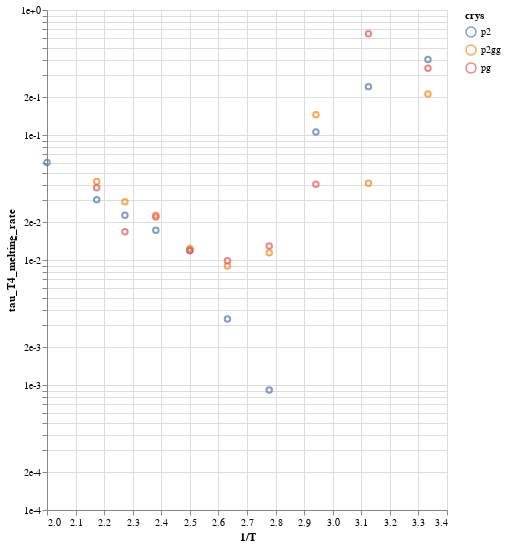

Notebook code for this chart:
### Code cell
c.mark_point(filled=False)

### Figure 1 — Vega-Lite specification as saved in the notebook (floating-point values rounded to 4 significant figures)
{"$schema": "https://vega.github.io/schema/vega-lite/v2.4.3.json", "config": {"view": {"height": 300, "width": 400}}, "data": {"values": [{"1/D": 31060000.0, "crys": "p2", "diffusion_constant": 1.222e-09, "inv_melting_rate": 343300000.0, "max_alpha_time": 11000000, "max_gamma_time": 3800000, "melting_rate": 2.912e-09, "pressure": "1.0", "tau_D04_hmean": 697400.0, "tau_D04_mean": 773900.0, "tau_D1_hmean": 209500000.0, "tau_D1_mean": 209600000.0, "tau_DL04_hmean": 164200000.0, "tau_DL04_mean": 164300000.0, "tau_F": 109000000.0, "tau_R1": 278800000.0, "tau_R2": 181800000.0, "tau_S": 31450000.0, "tau_T2_hmean": 209700000.0, "tau_T2_mean": 209700000.0, "tau_T3_hmean": 167100000.0, "tau_T3_mean": 167100000.0, "tau_T4_hmean": 138200000.0, "tau_T4_mean": 138200000.0, "tau_T4_melting_rate": 0.4026, "temperature": 0.3, "timescale_per_event": 2.484}, {"1/D": 31060000.0, "crys": "p2gg", "diffusion_constant": 1.222e-09, "inv_melting_rate": 650600000.0, "max_alpha_time": 11000000, "max_gamma_time": 3800000, "melting_rate": 1.537e-09, "pressure": "1.0", "tau_D04_hmean": 697400.0, "tau_D04_mean": 773900.0, "tau_D1_hmean": 209500000.0, "tau_D1_mean": 209600000.0, "tau_DL04_hmean": 164200000.0, "tau_DL04_mean": 164300000.0, "tau_F": 109000000.0, "tau_R1": 278800000.0, "tau_R2": 181800000.0, "tau_S": 31450000.0, "tau_T2_hmean": 209700000.0, "tau_T2_mean": 209700000.0, "tau_T3_hmean": 167100000.0, "tau_T3_mean": 167100000.0, "tau_T4_hmean": 138200000.0, "tau_T4_mean": 138200000.0, "tau_T4_melting_rate": 0.2125, "temperature": 0.3, "timescale_per_event": 4.706}, {"1/D": 31060000.0, "crys": "pg", "diffusion_constant": 1.222e-09, "inv_melting_rate": 403900000.0, "max_alpha_time": 11000000, "max_gamma_time": 3800000, "melting_rate": 2.476e-09, "pressure": "1.0", "tau_D04_hmean": 697400.0, "tau_D04_mean": 773900.0, "tau_D1_hmean": 209500000.0, "tau_D1_mean": 209600000.0, "tau_DL04_hmean": 164200000.0, "tau_DL04_mean": 164300000.0, "tau_F": 109000000.0, "tau_R1": 278800000.0, "tau_R2": 181800000.0, "tau_S": 31450000.0, "tau_T2_hmean": 209700000.0, "tau_T2_mean": 209700000.0, "tau_T3_hmean": 167100000.0, "tau_T3_mean": 167100000.0, "tau_T4_hmean": 138200000.0, "tau_T4_mean": 138200000.0, "tau_T4_melting_rate": 0.3423, "temperature": 0.3, "timescale_per_event": 2.922}, {"1/D": 10760000.0, "crys": "p2", "diffusion_constant": 9.922e-09, "inv_melting_rate": 248100000.0, "max_alpha_time": 970000, "max_gamma_time": 230000, "melting_rate": 4.03e-09, "pressure": "1.0", "tau_D04_hmean": 34460.0, "tau_D04_mean": 40810.0, "tau_D1_hmean": 53230000.0, "tau_D1_mean": 54410000.0, "tau_DL04_hmean": 42790000.0, "tau_DL04_mean": 43780000.0, "tau_F": 16100000.0, "tau_R1": 69380000.0, "tau_R2": 46000000.0, "tau_S": 2218000.0, "tau_T2_hmean": 109100000.0, "tau_T2_mean": 109300000.0, "tau_T3_hmean": 77460000.0, "tau_T3_mean": 77670000.0, "tau_T4_hmean": 60250000.0, "tau_T4_mean": 60480000.0, "tau_T4_melting_rate": 0.2437, "temperature": 0.32, "timescale_per_event": 4.103}, {"1/D": 10760000.0, "crys": "p2gg", "diffusion_constant": 9.922e-09, "inv_melting_rate": 1469000000.0, "max_alpha_time": 970000, "max_gamma_time": 230000, "melting_rate": -6.81e-10, "pressure": "1.0", "tau_D04_hmean": 34460.0, "tau_D04_mean": 40810.0, "tau_D1_hmean": 53230000.0, "tau_D1_mean": 54410000.0, "tau_DL04_hmean": 42790000.0, "tau_DL04_mean": 43780000.0, "tau_F": 16100000.0, "tau_R1": 69380000.0, "tau_R2": 46000000.0, "tau_S": 2218000.0, "tau_T2_hmean": 109100000.0, "tau_T2_mean": 109300000.0, "tau_T3_hmean": 77460000.0, "tau_T3_mean": 77670000.0, "tau_T4_hmean": 60250000.0, "tau_T4_mean": 60480000.0, "tau_T4_melting_rate": 0.04118, "temperature": 0.32, "timescale_per_event": 24.28}, {"1/D": 10760000.0, "crys": "pg", "diffusion_constant": 9.922e-09, "inv_melting_rate": 93540000.0, "max_alpha_time": 970000, "max_gamma_time": 230000, "melting_rate": -1.069e-08, "pressure": "1.0", "tau_D04_hmean": 34460.0, "tau_D04_mean": 40810.0, "tau_D1_hmean": 53230000.0, "tau_D1_mean": 54410000.0, "tau_DL04_hmean": 42790000.0, "tau_DL04_mean": 43780000.0, "tau_F": 16100000.0, "tau_R1": 69380000.0, "tau_R2": 46000000.0, "tau_S": 2218000.0, "tau_T2_hmean": 109100000.0, "tau_T2_mean": 109300000.0, "tau_T3_hmean": 77460000.0, "tau_T3_mean": 77670000.0, "tau_T4_hmean": 60250000.0, "tau_T4_mean": 60480000.0, "tau_T4_melting_rate": 0.6466, "temperature": 0.32, "timescale_per_event": 1.547}, {"1/D": 6469000.0, "crys": "p2", "diffusion_constant": 6.673e-08, "inv_melting_rate": 141900000.0, "max_alpha_time": 3000000, "max_gamma_time": 230000, "melting_rate": 7.046e-09, "pressure": "1.0", "tau_D04_hmean": 10820.0, "tau_D04_mean": 13020.0, "tau_D1_hmean": 13580000.0, "tau_D1_mean": 13730000.0, "tau_DL04_hmean": 11160000.0, "tau_DL04_mean": 11290000.0, "tau_F": 6261000.0, "tau_R1": 17110000.0, "tau_R2": 11170000.0, "tau_S": 1617000.0, "tau_T2_hmean": 27740000.0, "tau_T2_mean": 27770000.0, "tau_T3_hmean": 18850000.0, "tau_T3_mean": 18880000.0, "tau_T4_hmean": 14970000.0, "tau_T4_mean": 15020000.0, "tau_T4_melting_rate": 0.1058, "temperature": 0.34, "timescale_per_event": 9.451}, {"1/D": 6469000.0, "crys": "p2gg", "diffusion_constant": 6.673e-08, "inv_melting_rate": 103200000.0, "max_alpha_time": 3000000, "max_gamma_time": 230000, "melting_rate": 9.692e-09, "pressure": "1.0", "tau_D04_hmean": 10820.0, "tau_D04_mean": 13020.0, "tau_D1_hmean": 13580000.0, "tau_D1_mean": 13730000.0, "tau_DL04_hmean": 11160000.0, "tau_DL04_mean": 11290000.0, "tau_F": 6261000.0, "tau_R1": 17110000.0, "tau_R2": 11170000.0, "tau_S": 1617000.0, "tau_T2_hmean": 27740000.0, "tau_T2_mean": 27770000.0, "tau_T3_hmean": 18850000.0, "tau_T3_mean": 18880000.0, "tau_T4_hmean": 14970000.0, "tau_T4_mean": 15020000.0, "tau_T4_melting_rate": 0.1455, "temperature": 0.34, "timescale_per_event": 6.871}, {"1/D": 6469000.0, "crys": "pg", "diffusion_constant": 6.673e-08, "inv_melting_rate": 372700000.0, "max_alpha_time": 3000000, "max_gamma_time": 230000, "melting_rate": 2.683e-09, "pressure": "1.0", "tau_D04_hmean": 10820.0, "tau_D04_mean": 13020.0, "tau_D1_hmean": 13580000.0, "tau_D1_mean": 13730000.0, "tau_DL04_hmean": 11160000.0, "tau_DL04_mean": 11290000.0, "tau_F": 6261000.0, "tau_R1": 17110000.0, "tau_R2": 11170000.0, "tau_S": 1617000.0, "tau_T2_hmean": 27740000.0, "tau_T2_mean": 27770000.0, "tau_T3_hmean": 18850000.0, "tau_T3_mean": 18880000.0, "tau_T4_hmean": 14970000.0, "tau_T4_mean": 15020000.0, "tau_T4_melting_rate": 0.04029, "temperature": 0.34, "timescale_per_event": 24.82}, {"1/D": 4013000.0, "crys": "p2", "diffusion_constant": 3.484e-07, "inv_melting_rate": 3511000000.0, "max_alpha_time": 440000, "max_gamma_time": 57000, "melting_rate": 2.848e-10, "pressure": "1.0", "tau_D04_hmean": 2437.0, "tau_D04_mean": 2666.0, "tau_D1_hmean": 2645000.0, "tau_D1_mean": 2698000.0, "tau_DL04_hmean": 2222000.0, "tau_DL04_mean": 2274000.0, "tau_F": 1409000.0, "tau_R1": 5039000.0, "tau_R2": 3229000.0, "tau_S": 287500.0, "tau_T2_hmean": 6572000.0, "tau_T2_mean": 6586000.0, "tau_T3_hmean": 4300000.0, "tau_T3_mean": 4313000.0, "tau_T4_hmean": 3187000.0, "tau_T4_mean": 3197000.0, "tau_T4_melting_rate": 0.0009105, "temperature": 0.36, "timescale_per_event": 1098.0}, {"1/D": 4013000.0, "crys": "p2gg", "diffusion_constant": 3.484e-07, "inv_melting_rate": 279300000.0, "max_alpha_time": 440000, "max_gamma_time": 57000, "melting_rate": 3.581e-09, "pressure": "1.0", "tau_D04_hmean": 2437.0, "tau_D04_mean": 2666.0, "tau_D1_hmean": 2645000.0, "tau_D1_mean": 2698000.0, "tau_DL04_hmean": 2222000.0, "tau_DL04_mean": 2274000.0, "tau_F": 1409000.0, "tau_R1": 5039000.0, "tau_R2": 3229000.0, "tau_S": 287500.0, "tau_T2_hmean": 6572000.0, "tau_T2_mean": 6586000.0, "tau_T3_hmean": 4300000.0, "tau_T3_mean": 4313000.0, "tau_T4_hmean": 3187000.0, "tau_T4_mean": 3197000.0, "tau_T4_melting_rate": 0.01145, "temperature": 0.36, "timescale_per_event": 87.34}, {"1/D": 4013000.0, "crys": "pg", "diffusion_constant": 3.484e-07, "inv_melting_rate": 246900000.0, "max_alpha_time": 440000, "max_gamma_time": 57000, "melting_rate": 4.05e-09, "pressure": "1.0", "tau_D04_hmean": 2437.0, "tau_D04_mean": 2666.0, "tau_D1_hmean": 2645000.0, "tau_D1_mean": 2698000.0, "tau_DL04_hmean": 2222000.0, "tau_DL04_mean": 2274000.0, "tau_F": 1409000.0, "tau_R1": 5039000.0, "tau_R2": 3229000.0, "tau_S": 287500.0, "tau_T2_hmean": 6572000.0, "tau_T2_mean": 6586000.0, "tau_T3_hmean": 4300000.0, "tau_T3_mean": 4313000.0, "tau_T4_hmean": 3187000.0, "tau_T4_mean": 3197000.0, "tau_T4_melting_rate": 0.01295, "temperature": 0.36, "timescale_per_event": 77.22}, {"1/D": 2890000.0, "crys": "p2", "diffusion_constant": 1.155e-06, "inv_melting_rate": 246900000.0, "max_alpha_time": 110000, "max_gamma_time": 28000, "melting_rate": -4.051e-09, "pressure": "1.0", "tau_D04_hmean": 1223.0, "tau_D04_mean": 1261.0, "tau_D1_hmean": 473300.0, "tau_D1_mean": 518500.0, "tau_DL04_hmean": 393000.0, "tau_DL04_mean": 430000.0, "tau_F": 234700.0, "tau_R1": 1438000.0, "tau_R2": 709300.0, "tau_S": 39760.0, "tau_T2_hmean": 2067000.0, "tau_T2_mean": 2081000.0, "tau_T3_hmean": 1189000.0, "tau_T3_mean": 1212000.0, "tau_T4_hmean": 809100.0, "tau_T4_mean": 831900.0, "tau_T4_melting_rate": 0.00337, "temperature": 0.38, "timescale_per_event": 296.7}, {"1/D": 2890000.0, "crys": "p2gg", "diffusion_constant": 1.155e-06, "inv_melting_rate": 92830000.0, "max_alpha_time": 110000, "max_gamma_time": 28000, "melting_rate": -1.077e-08, "pressure": "1.0", "tau_D04_hmean": 1223.0, "tau_D04_mean": 1261.0, "tau_D1_hmean": 473300.0, "tau_D1_mean": 518500.0, "tau_DL04_hmean": 393000.0, "tau_DL04_mean": 430000.0, "tau_F": 234700.0, "tau_R1": 1438000.0, "tau_R2": 709300.0, "tau_S": 39760.0, "tau_T2_hmean": 2067000.0, "tau_T2_mean": 2081000.0, "tau_T3_hmean": 1189000.0, "tau_T3_mean": 1212000.0, "tau_T4_hmean": 809100.0, "tau_T4_mean": 831900.0, "tau_T4_melting_rate": 0.008962, "temperature": 0.38, "timescale_per_event": 111.6}, {"1/D": 2890000.0, "crys": "pg", "diffusion_constant": 1.155e-06, "inv_melting_rate": 84460000.0, "max_alpha_time": 110000, "max_gamma_time": 28000, "melting_rate": -1.184e-08, "pressure": "1.0", "tau_D04_hmean": 1223.0, "tau_D04_mean": 1261.0, "tau_D1_hmean": 473300.0, "tau_D1_mean": 518500.0, "tau_DL04_hmean": 393000.0, "tau_DL04_mean": 430000.0, "tau_F": 234700.0, "tau_R1": 1438000.0, "tau_R2": 709300.0, "tau_S": 39760.0, "tau_T2_hmean": 2067000.0, "tau_T2_mean": 2081000.0, "tau_T3_hmean": 1189000.0, "tau_T3_mean": 1212000.0, "tau_T4_hmean": 809100.0, "tau_T4_mean": 831900.0, "tau_T4_melting_rate": 0.00985, "temperature": 0.38, "timescale_per_event": 101.5}, {"1/D": 1890000.0, "crys": "p2", "diffusion_constant": 3.361e-06, "inv_melting_rate": 24860000.0, "max_alpha_time": 43000, "max_gamma_time": 9700, "melting_rate": -4.022e-08, "pressure": "1.0", "tau_D04_hmean": 866.8, "tau_D04_mean": 877.7, "tau_D1_hmean": 148000.0, "tau_D1_mean": 159300.0, "tau_DL04_hmean": 124400.0, "tau_DL04_mean": 134800.0, "tau_F": 64150.0, "tau_R1": 572300.0, "tau_R2": 258900.0, "tau_S": 10440.0, "tau_T2_hmean": 828900.0, "tau_T2_mean": 832800.0, "tau_T3_hmean": 448400.0, "tau_T3_mean": 452600.0, "tau_T4_hmean": 291800.0, "tau_T4_mean": 296200.0, "tau_T4_melting_rate": 0.01191, "temperature": 0.4, "timescale_per_event": 83.93}, {"1/D": 1890000.0, "crys": "p2gg", "diffusion_constant": 3.361e-06, "inv_melting_rate": 23950000.0, "max_alpha_time": 43000, "max_gamma_time": 9700, "melting_rate": -4.175e-08, "pressure": "1.0", "tau_D04_hmean": 866.8, "tau_D04_mean": 877.7, "tau_D1_hmean": 148000.0, "tau_D1_mean": 159300.0, "tau_DL04_hmean": 124400.0, "tau_DL04_mean": 134800.0, "tau_F": 64150.0, "tau_R1": 572300.0, "tau_R2": 258900.0, "tau_S": 10440.0, "tau_T2_hmean": 828900.0, "tau_T2_mean": 832800.0, "tau_T3_hmean": 448400.0, "tau_T3_mean": 452600.0, "tau_T4_hmean": 291800.0, "tau_T4_mean": 296200.0, "tau_T4_melting_rate": 0.01237, "temperature": 0.4, "timescale_per_event": 80.85}, {"1/D": 1890000.0, "crys": "pg", "diffusion_constant": 3.361e-06, "inv_melting_rate": 24830000.0, "max_alpha_time": 43000, "max_gamma_time": 9700, "melting_rate": -4.027e-08, "pressure": "1.0", "tau_D04_hmean": 866.8, "tau_D04_mean": 877.7, "tau_D1_hmean": 148000.0, "tau_D1_mean": 159300.0, "tau_DL04_hmean": 124400.0, "tau_DL04_mean": 134800.0, "tau_F": 64150.0, "tau_R1": 572300.0, "tau_R2": 258900.0, "tau_S": 10440.0, "tau_T2_hmean": 828900.0, "tau_T2_mean": 832800.0, "tau_T3_hmean": 448400.0, "tau_T3_mean": 452600.0, "tau_T4_hmean": 291800.0, "tau_T4_mean": 296200.0, "tau_T4_melting_rate": 0.01193, "temperature": 0.4, "timescale_per_event": 83.82}, {"1/D": 1428000.0, "crys": "p2", "diffusion_constant": 7.471e-06, "inv_melting_rate": 7814000.0, "max_alpha_time": 28000, "max_gamma_time": 7100, "melting_rate": -1.28e-07, "pressure": "1.0", "tau_D04_hmean": 698.8, "tau_D04_mean": 704.1, "tau_D1_hmean": 59910.0, "tau_D1_mean": 62950.0, "tau_DL04_hmean": 50310.0, "tau_DL04_mean": 52980.0, "tau_F": 27800.0, "tau_R1": 289500.0, "tau_R2": 117900.0, "tau_S": 3738.0, "tau_T2_hmean": 412200.0, "tau_T2_mean": 414900.0, "tau_T3_hmean": 212100.0, "tau_T3_mean": 215000.0, "tau_T4_hmean": 132600.0, "tau_T4_mean": 135300.0, "tau_T4_melting_rate": 0.01732, "temperature": 0.42, "timescale_per_event": 57.74}, {"1/D": 1428000.0, "crys": "p2gg", "diffusion_constant": 7.471e-06, "inv_melting_rate": 5946000.0, "max_alpha_time": 28000, "max_gamma_time": 7100, "melting_rate": -1.682e-07, "pressure": "1.0", "tau_D04_hmean": 698.8, "tau_D04_mean": 704.1, "tau_D1_hmean": 59910.0, "tau_D1_mean": 62950.0, "tau_DL04_hmean": 50310.0, "tau_DL04_mean": 52980.0, "tau_F": 27800.0, "tau_R1": 289500.0, "tau_R2": 117900.0, "tau_S": 3738.0, "tau_T2_hmean": 412200.0, "tau_T2_mean": 414900.0, "tau_T3_hmean": 212100.0, "tau_T3_mean": 215000.0, "tau_T4_hmean": 132600.0, "tau_T4_mean": 135300.0, "tau_T4_melting_rate": 0.02276, "temperature": 0.42, "timescale_per_event": 43.94}, {"1/D": 1428000.0, "crys": "pg", "diffusion_constant": 7.471e-06, "inv_melting_rate": 6141000.0, "max_alpha_time": 28000, "max_gamma_time": 7100, "melting_rate": -1.628e-07, "pressure": "1.0", "tau_D04_hmean": 698.8, "tau_D04_mean": 704.1, "tau_D1_hmean": 59910.0, "tau_D1_mean": 62950.0, "tau_DL04_hmean": 50310.0, "tau_DL04_mean": 52980.0, "tau_F": 27800.0, "tau_R1": 289500.0, "tau_R2": 117900.0, "tau_S": 3738.0, "tau_T2_hmean": 412200.0, "tau_T2_mean": 414900.0, "tau_T3_hmean": 212100.0, "tau_T3_mean": 215000.0, "tau_T4_hmean": 132600.0, "tau_T4_mean": 135300.0, "tau_T4_melting_rate": 0.02203, "temperature": 0.42, "timescale_per_event": 45.38}, {"1/D": 1030000.0, "crys": "p2", "diffusion_constant": 1.685e-05, "inv_melting_rate": 2633000.0, "max_alpha_time": 12000, "max_gamma_time": 3500, "melting_rate": -3.798e-07, "pressure": "1.0", "tau_D04_hmean": 578.2, "tau_D04_mean": 581.3, "tau_D1_hmean": 24870.0, "tau_D1_mean": 25690.0, "tau_DL04_hmean": 20920.0, "tau_DL04_mean": 21690.0, "tau_F": 10240.0, "tau_R1": 147200.0, "tau_R2": 54200.0, "tau_S": 1592.0, "tau_T2_hmean": 206500.0, "tau_T2_mean": 207000.0, "tau_T3_hmean": 101000.0, "tau_T3_mean": 101500.0, "tau_T4_hmean": 59380.0, "tau_T4_mean": 59940.0, "tau_T4_melting_rate": 0.02277, "temperature": 0.44, "timescale_per_event": 43.92}, {"1/D": 1030000.0, "crys": "p2gg", "diffusion_constant": 1.685e-05, "inv_melting_rate": 2048000.0, "max_alpha_time": 12000, "max_gamma_time": 3500, "melting_rate": -4.882e-07, "pressure": "1.0", "tau_D04_hmean": 578.2, "tau_D04_mean": 581.3, "tau_D1_hmean": 24870.0, "tau_D1_mean": 25690.0, "tau_DL04_hmean": 20920.0, "tau_DL04_mean": 21690.0, "tau_F": 10240.0, "tau_R1": 147200.0, "tau_R2": 54200.0, "tau_S": 1592.0, "tau_T2_hmean": 206500.0, "tau_T2_mean": 207000.0, "tau_T3_hmean": 101000.0, "tau_T3_mean": 101500.0, "tau_T4_hmean": 59380.0, "tau_T4_mean": 59940.0, "tau_T4_melting_rate": 0.02926, "temperature": 0.44, "timescale_per_event": 34.17}, {"1/D": 1030000.0, "crys": "pg", "diffusion_constant": 1.685e-05, "inv_melting_rate": 3570000.0, "max_alpha_time": 12000, "max_gamma_time": 3500, "melting_rate": -2.801e-07, "pressure": "1.0", "tau_D04_hmean": 578.2, "tau_D04_mean": 581.3, "tau_D1_hmean": 24870.0, "tau_D1_mean": 25690.0, "tau_DL04_hmean": 20920.0, "tau_DL04_mean": 21690.0, "tau_F": 10240.0, "tau_R1": 147200.0, "tau_R2": 54200.0, "tau_S": 1592.0, "tau_T2_hmean": 206500.0, "tau_T2_mean": 207000.0, "tau_T3_hmean": 101000.0, "tau_T3_mean": 101500.0, "tau_T4_hmean": 59380.0, "tau_T4_mean": 59940.0, "tau_T4_melting_rate": 0.01679, "temperature": 0.44, "timescale_per_event": 59.55}, {"1/D": 661400.0, "crys": "p2", "diffusion_constant": 3.34e-05, "inv_melting_rate": 1122000.0, "max_alpha_time": 9100, "max_gamma_time": 3900, "melting_rate": -8.913e-07, "pressure": "1.0", "tau_D04_hmean": 505.7, "tau_D04_mean": 507.5, "tau_D1_hmean": 13570.0, "tau_D1_mean": 13980.0, "tau_DL04_hmean": 11190.0, "tau_DL04_mean": 11580.0, "tau_F": 4982.0, "tau_R1": 89560.0, "tau_R2": 30820.0, "tau_S": 833.7, "tau_T2_hmean": 126000.0, "tau_T2_mean": 126300.0, "tau_T3_hmean": 58920.0, "tau_T3_mean": 59260.0, "tau_T4_hmean": 33680.0, "tau_T4_mean": 33980.0, "tau_T4_melting_rate": 0.03029, "temperature": 0.46, "timescale_per_event": 33.01}, {"1/D": 661400.0, "crys": "p2gg", "diffusion_constant": 3.34e-05, "inv_melting_rate": 799500.0, "max_alpha_time": 9100, "max_gamma_time": 3900, "melting_rate": -1.251e-06, "pressure": "1.0", "tau_D04_hmean": 505.7, "tau_D04_mean": 507.5, "tau_D1_hmean": 13570.0, "tau_D1_mean": 13980.0, "tau_DL04_hmean": 11190.0, "tau_DL04_mean": 11580.0, "tau_F": 4982.0, "tau_R1": 89560.0, "tau_R2": 30820.0, "tau_S": 833.7, "tau_T2_hmean": 126000.0, "tau_T2_mean": 126300.0, "tau_T3_hmean": 58920.0, "tau_T3_mean": 59260.0, "tau_T4_hmean": 33680.0, "tau_T4_mean": 33980.0, "tau_T4_melting_rate": 0.04251, "temperature": 0.46, "timescale_per_event": 23.53}, {"1/D": 661400.0, "crys": "pg", "diffusion_constant": 3.34e-05, "inv_melting_rate": 897700.0, "max_alpha_time": 9100, "max_gamma_time": 3900, "melting_rate": -1.114e-06, "pressure": "1.0", "tau_D04_hmean": 505.7, "tau_D04_mean": 507.5, "tau_D1_hmean": 13570.0, "tau_D1_mean": 13980.0, "tau_DL04_hmean": 11190.0, "tau_DL04_mean": 11580.0, "tau_F": 4982.0, "tau_R1": 89560.0, "tau_R2": 30820.0, "tau_S": 833.7, "tau_T2_hmean": 126000.0, "tau_T2_mean": 126300.0, "tau_T3_hmean": 58920.0, "tau_T3_mean": 59260.0, "tau_T4_hmean": 33680.0, "tau_T4_mean": 33980.0, "tau_T4_melting_rate": 0.03786, "temperature": 0.46, "timescale_per_event": 26.42}, {"1/D": 433500.0, "crys": "p2", "diffusion_constant": 8.582e-05, "inv_melting_rate": 253700.0, "max_alpha_time": 4800, "max_gamma_time": 1100, "melting_rate": -3.942e-06, "pressure": "1.0", "tau_D04_hmean": 407.4, "tau_D04_mean": 408.4, "tau_D1_hmean": 6093.0, "tau_D1_mean": 6210.0, "tau_DL04_hmean": 4833.0, "tau_DL04_mean": 4946.0, "tau_F": 2163.0, "tau_R1": 43050.0, "tau_R2": 13500.0, "tau_S": 477.0, "tau_T2_hmean": 59810.0, "tau_T2_mean": 59940.0, "tau_T3_hmean": 27000.0, "tau_T3_mean": 27100.0, "tau_T4_hmean": 15210.0, "tau_T4_mean": 15290.0, "tau_T4_melting_rate": 0.06026, "temperature": 0.5, "timescale_per_event": 16.59}, {"1/D": null, "crys": "p2", "diffusion_constant": 9.295e-08, "inv_melting_rate": 2037000000.0, "max_alpha_time": 970000, "max_gamma_time": 130000, "melting_rate": 4.908e-10, "pressure": "13.5", "tau_D04_hmean": 3948.0, "tau_D04_mean": 4623.0, "tau_D1_hmean": 8178000.0, "tau_D1_mean": 8286000.0, "tau_DL04_hmean": 6652000.0, "tau_DL04_mean": 6754000.0, "tau_F": 3238000.0, "tau_R1": 14050000.0, "tau_R2": 7857000.0, "tau_S": 679700.0, "tau_T2_hmean": 22800000.0, "tau_T2_mean": 22810000.0, "tau_T3_hmean": 14140000.0, "tau_T3_mean": 14150000.0, "tau_T4_hmean": 10860000.0, "tau_T4_mean": 10870000.0, "tau_T4_melting_rate": 0.005337, "temperature": 1.3, "timescale_per_event": 187.4}, {"1/D": null, "crys": "p2gg", "diffusion_constant": 9.295e-08, "inv_melting_rate": 1244000000.0, "max_alpha_time": 970000, "max_gamma_time": 130000, "melting_rate": 8.041e-10, "pressure": "13.5", "tau_D04_hmean": 3948.0, "tau_D04_mean": 4623.0, "tau_D1_hmean": 8178000.0, "tau_D1_mean": 8286000.0, "tau_DL04_hmean": 6652000.0, "tau_DL04_mean": 6754000.0, "tau_F": 3238000.0, "tau_R1": 14050000.0, "tau_R2": 7857000.0, "tau_S": 679700.0, "tau_T2_hmean": 22800000.0, "tau_T2_mean": 22810000.0, "tau_T3_hmean": 14140000.0, "tau_T3_mean": 14150000.0, "tau_T4_hmean": 10860000.0, "tau_T4_mean": 10870000.0, "tau_T4_melting_rate": 0.008744, "temperature": 1.3, "timescale_per_event": 114.4}, {"1/D": null, "crys": "pg", "diffusion_constant": 9.295e-08, "inv_melting_rate": 179600000.0, "max_alpha_time": 970000, "max_gamma_time": 130000, "melting_rate": -5.569e-09, "pressure": "13.5", "tau_D04_hmean": 3948.0, "tau_D04_mean": 4623.0, "tau_D1_hmean": 8178000.0, "tau_D1_mean": 8286000.0, "tau_DL04_hmean": 6652000.0, "tau_DL04_mean": 6754000.0, "tau_F": 3238000.0, "tau_R1": 14050000.0, "tau_R2": 7857000.0, "tau_S": 679700.0, "tau_T2_hmean": 22800000.0, "tau_T2_mean": 22810000.0, "tau_T3_hmean": 14140000.0, "tau_T3_mean": 14150000.0, "tau_T4_hmean": 10860000.0, "tau_T4_mean": 10870000.0, "tau_T4_melting_rate": 0.06055, "temperature": 1.3, "timescale_per_event": 16.51}, {"1/D": null, "crys": "p2", "diffusion_constant": 2.492e-07, "inv_melting_rate": 611900000.0, "max_alpha_time": 390000, "max_gamma_time": 69000, "melting_rate": -1.634e-09, "pressure": "13.5", "tau_D04_hmean": 1884.0, "tau_D04_mean": 2104.0, "tau_D1_hmean": 3003000.0, "tau_D1_mean": 3070000.0, "tau_DL04_hmean": 2448000.0, "tau_DL04_mean": 2509000.0, "tau_F": 1281000.0, "tau_R1": 6451000.0, "tau_R2": 3200000.0, "tau_S": 286900.0, "tau_T2_hmean": 9781000.0, "tau_T2_mean": 9821000.0, "tau_T3_hmean": 5745000.0, "tau_T3_mean": 5788000.0, "tau_T4_hmean": 4228000.0, "tau_T4_mean": 4272000.0, "tau_T4_melting_rate": 0.006983, "temperature": 1.35, "timescale_per_event": 143.2}, {"1/D": null, "crys": "p2gg", "diffusion_constant": 2.492e-07, "inv_melting_rate": 4226000000.0, "max_alpha_time": 390000, "max_gamma_time": 69000, "melting_rate": -2.366e-10, "pressure": "13.5", "tau_D04_hmean": 1884.0, "tau_D04_mean": 2104.0, "tau_D1_hmean": 3003000.0, "tau_D1_mean": 3070000.0, "tau_DL04_hmean": 2448000.0, "tau_DL04_mean": 2509000.0, "tau_F": 1281000.0, "tau_R1": 6451000.0, "tau_R2": 3200000.0, "tau_S": 286900.0, "tau_T2_hmean": 9781000.0, "tau_T2_mean": 9821000.0, "tau_T3_hmean": 5745000.0, "tau_T3_mean": 5788000.0, "tau_T4_hmean": 4228000.0, "tau_T4_mean": 4272000.0, "tau_T4_melting_rate": 0.001011, "temperature": 1.35, "timescale_per_event": 989.2}, {"1/D": null, "crys": "pg", "diffusion_constant": 2.492e-07, "inv_melting_rate": 61990000.0, "max_alpha_time": 390000, "max_gamma_time": 69000, "melting_rate": -1.613e-08, "pressure": "13.5", "tau_D04_hmean": 1884.0, "tau_D04_mean": 2104.0, "tau_D1_hmean": 3003000.0, "tau_D1_mean": 3070000.0, "tau_DL04_hmean": 2448000.0, "tau_DL04_mean": 2509000.0, "tau_F": 1281000.0, "tau_R1": 6451000.0, "tau_R2": 3200000.0, "tau_S": 286900.0, "tau_T2_hmean": 9781000.0, "tau_T2_mean": 9821000.0, "tau_T3_hmean": 5745000.0, "tau_T3_mean": 5788000.0, "tau_T4_hmean": 4228000.0, "tau_T4_mean": 4272000.0, "tau_T4_melting_rate": 0.06892, "temperature": 1.35, "timescale_per_event": 14.51}, {"1/D": null, "crys": "p2", "diffusion_constant": 5.29e-07, "inv_melting_rate": 193000000.0, "max_alpha_time": 170000, "max_gamma_time": 23000, "melting_rate": -5.182e-09, "pressure": "13.5", "tau_D04_hmean": 1098.0, "tau_D04_mean": 1169.0, "tau_D1_hmean": 1138000.0, "tau_D1_mean": 1175000.0, "tau_DL04_hmean": 948800.0, "tau_DL04_mean": 981900.0, "tau_F": 518500.0, "tau_R1": 2641000.0, "tau_R2": 1336000.0, "tau_S": 101400.0, "tau_T2_hmean": 3741000.0, "tau_T2_mean": 3747000.0, "tau_T3_hmean": 2141000.0, "tau_T3_mean": 2151000.0, "tau_T4_hmean": 1549000.0, "tau_T4_mean": 1563000.0, "tau_T4_melting_rate": 0.0081, "temperature": 1.4, "timescale_per_event": 123.5}, {"1/D": null, "crys": "p2gg", "diffusion_constant": 5.29e-07, "inv_melting_rate": 443500000.0, "max_alpha_time": 170000, "max_gamma_time": 23000, "melting_rate": -2.255e-09, "pressure": "13.5", "tau_D04_hmean": 1098.0, "tau_D04_mean": 1169.0, "tau_D1_hmean": 1138000.0, "tau_D1_mean": 1175000.0, "tau_DL04_hmean": 948800.0, "tau_DL04_mean": 981900.0, "tau_F": 518500.0, "tau_R1": 2641000.0, "tau_R2": 1336000.0, "tau_S": 101400.0, "tau_T2_hmean": 3741000.0, "tau_T2_mean": 3747000.0, "tau_T3_hmean": 2141000.0, "tau_T3_mean": 2151000.0, "tau_T4_hmean": 1549000.0, "tau_T4_mean": 1563000.0, "tau_T4_melting_rate": 0.003525, "temperature": 1.4, "timescale_per_event": 283.7}, {"1/D": null, "crys": "pg", "diffusion_constant": 5.29e-07, "inv_melting_rate": 27020000.0, "max_alpha_time": 170000, "max_gamma_time": 23000, "melting_rate": -3.7e-08, "pressure": "13.5", "tau_D04_hmean": 1098.0, "tau_D04_mean": 1169.0, "tau_D1_hmean": 1138000.0, "tau_D1_mean": 1175000.0, "tau_DL04_hmean": 948800.0, "tau_DL04_mean": 981900.0, "tau_F": 518500.0, "tau_R1": 2641000.0, "tau_R2": 1336000.0, "tau_S": 101400.0, "tau_T2_hmean": 3741000.0, "tau_T2_mean": 3747000.0, "tau_T3_hmean": 2141000.0, "tau_T3_mean": 2151000.0, "tau_T4_hmean": 1549000.0, "tau_T4_mean": 1563000.0, "tau_T4_melting_rate": 0.05784, "temperature": 1.4, "timescale_per_event": 17.29}, {"1/D": null, "crys": "p2", "diffusion_constant": 2.307e-06, "inv_melting_rate": 27500000.0, "max_alpha_time": 63000, "max_gamma_time": 18000, "melting_rate": -3.636e-08, "pressure": "13.5", "tau_D04_hmean": 608.9, "tau_D04_mean": 619.7, "tau_D1_hmean": 247800.0, "tau_D1_mean": 256600.0, "tau_DL04_hmean": 207200.0, "tau_DL04_mean": 215500.0, "tau_F": 111900.0, "tau_R1": 833900.0, "tau_R2": 363200.0, "tau_S": 22070.0, "tau_T2_hmean": 1179000.0, "tau_T2_mean": 1183000.0, "tau_T3_hmean": 635900.0, "tau_T3_mean": 639900.0, "tau_T4_hmean": 428500.0, "tau_T4_mean": 432200.0, "tau_T4_melting_rate": 0.01572, "temperature": 1.5, "timescale_per_event": 63.63}, {"1/D": null, "crys": "p2gg", "diffusion_constant": 2.307e-06, "inv_melting_rate": 37840000.0, "max_alpha_time": 63000, "max_gamma_time": 18000, "melting_rate": -2.643e-08, "pressure": "13.5", "tau_D04_hmean": 608.9, "tau_D04_mean": 619.7, "tau_D1_hmean": 247800.0, "tau_D1_mean": 256600.0, "tau_DL04_hmean": 207200.0, "tau_DL04_mean": 215500.0, "tau_F": 111900.0, "tau_R1": 833900.0, "tau_R2": 363200.0, "tau_S": 22070.0, "tau_T2_hmean": 1179000.0, "tau_T2_mean": 1183000.0, "tau_T3_hmean": 635900.0, "tau_T3_mean": 639900.0, "tau_T4_hmean": 428500.0, "tau_T4_mean": 432200.0, "tau_T4_melting_rate": 0.01142, "temperature": 1.5, "timescale_per_event": 87.55}, {"1/D": null, "crys": "pg", "diffusion_constant": 2.307e-06, "inv_melting_rate": 7368000.0, "max_alpha_time": 63000, "max_gamma_time": 18000, "melting_rate": -1.357e-07, "pressure": "13.5", "tau_D04_hmean": 608.9, "tau_D04_mean": 619.7, "tau_D1_hmean": 247800.0, "tau_D1_mean": 256600.0, "tau_DL04_hmean": 207200.0, "tau_DL04_mean": 215500.0, "tau_F": 111900.0, "tau_R1": 833900.0, "tau_R2": 363200.0, "tau_S": 22070.0, "tau_T2_hmean": 1179000.0, "tau_T2_mean": 1183000.0, "tau_T3_hmean": 635900.0, "tau_T3_mean": 639900.0, "tau_T4_hmean": 428500.0, "tau_T4_mean": 432200.0, "tau_T4_melting_rate": 0.05866, "temperature": 1.5, "timescale_per_event": 17.05}]}, "encoding": {"color": {"field": "crys", "type": "nominal"}, "tooltip": [{"field": "tau_T4_melting_rate", "format": ".2e", "type": "quantitative"}], "x": {"field": "1/T", "scale": {"zero": false}, "type": "quantitative"}, "y": {"axis": {"format": "e"}, "field": "tau_T4_melting_rate", "scale": {"type": "log"}, "type": "quantitative"}}, "height": 500, "mark": {"filled": false, "type": "point"}, "transform": [{"as": "1/T", "calculate": "1/datum.temperature"}, {"filter": "(datum.pressure === '1.0')"}], "width": 400}
